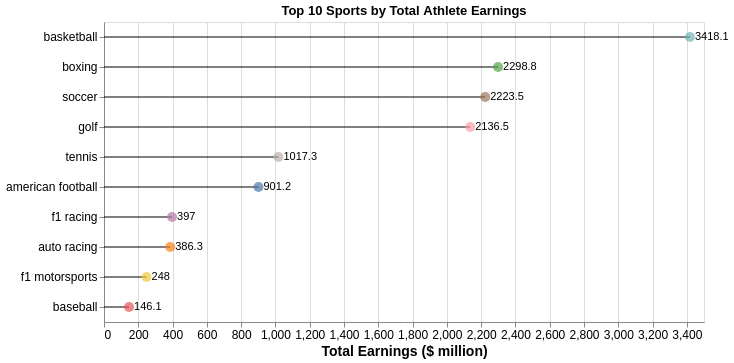

Notebook source saved alongside this figure:
### Code cell
earnings_sport_base = alt.Chart(top_sports).encode(
    alt.X('earnings ($ million):Q', title='Total Earnings ($ million)'),
    alt.Y('Sport:N', sort='-x', title='')
)

line = earnings_sport_base.mark_rule().encode(
    x = 'earnings ($ million):Q'
)

point = earnings_sport_base.mark_circle(size=100).encode(
    alt.Color('Sport:N', legend=None)
)

text = earnings_sport_base.mark_text(
    align='left',
    baseline='middle',
    dx=5
).encode(
    text='earnings ($ million):Q'
)

earnings_sport_chart = (line + point + text).properties(
    title='Top 10 Sports by Total Athlete Earnings',
    width=600,
    height=300
).configure_axis(
    labelFontSize=12,
    titleFontSize=14
)

earnings_sport_chart

### Figure 1 — Vega-Lite specification as saved in the notebook (floating-point values rounded to 4 significant figures)
{"config": {"view": {"continuousWidth": 300, "continuousHeight": 300}, "axis": {"labelFontSize": 12, "titleFontSize": 14}}, "layer": [{"mark": {"type": "rule"}, "encoding": {"x": {"field": "earnings ($ million)", "type": "quantitative"}, "y": {"field": "Sport", "sort": "-x", "title": "", "type": "nominal"}}}, {"mark": {"type": "circle", "size": 100}, "encoding": {"color": {"field": "Sport", "legend": null, "type": "nominal"}, "x": {"field": "earnings ($ million)", "title": "Total Earnings ($ million)", "type": "quantitative"}, "y": {"field": "Sport", "sort": "-x", "title": "", "type": "nominal"}}}, {"mark": {"type": "text", "align": "left", "baseline": "middle", "dx": 5}, "encoding": {"text": {"field": "earnings ($ million)", "type": "quantitative"}, "x": {"field": "earnings ($ million)", "title": "Total Earnings ($ million)", "type": "quantitative"}, "y": {"field": "Sport", "sort": "-x", "title": "", "type": "nominal"}}}], "data": {"name": "data-456922fb78f8ededce45e34d0ecddfa9"}, "height": 300, "title": "Top 10 Sports by Total Athlete Earnings", "width": 600, "$schema": "https://vega.github.io/schema/vega-lite/v5.20.1.json", "datasets": {"data-456922fb78f8ededce45e34d0ecddfa9": [{"Sport": "baseball", "earnings ($ million)": 146.1}, {"Sport": "f1 motorsports", "earnings ($ million)": 248.0}, {"Sport": "auto racing", "earnings ($ million)": 386.3}, {"Sport": "f1 racing", "earnings ($ million)": 397.0}, {"Sport": "american football", "earnings ($ million)": 901.2}, {"Sport": "tennis", "earnings ($ million)": 1017.0}, {"Sport": "golf", "earnings ($ million)": 2136.0}, {"Sport": "soccer", "earnings ($ million)": 2224.0}, {"Sport": "boxing", "earnings ($ million)": 2299.0}, {"Sport": "basketball", "earnings ($ million)": 3418.0}]}}
